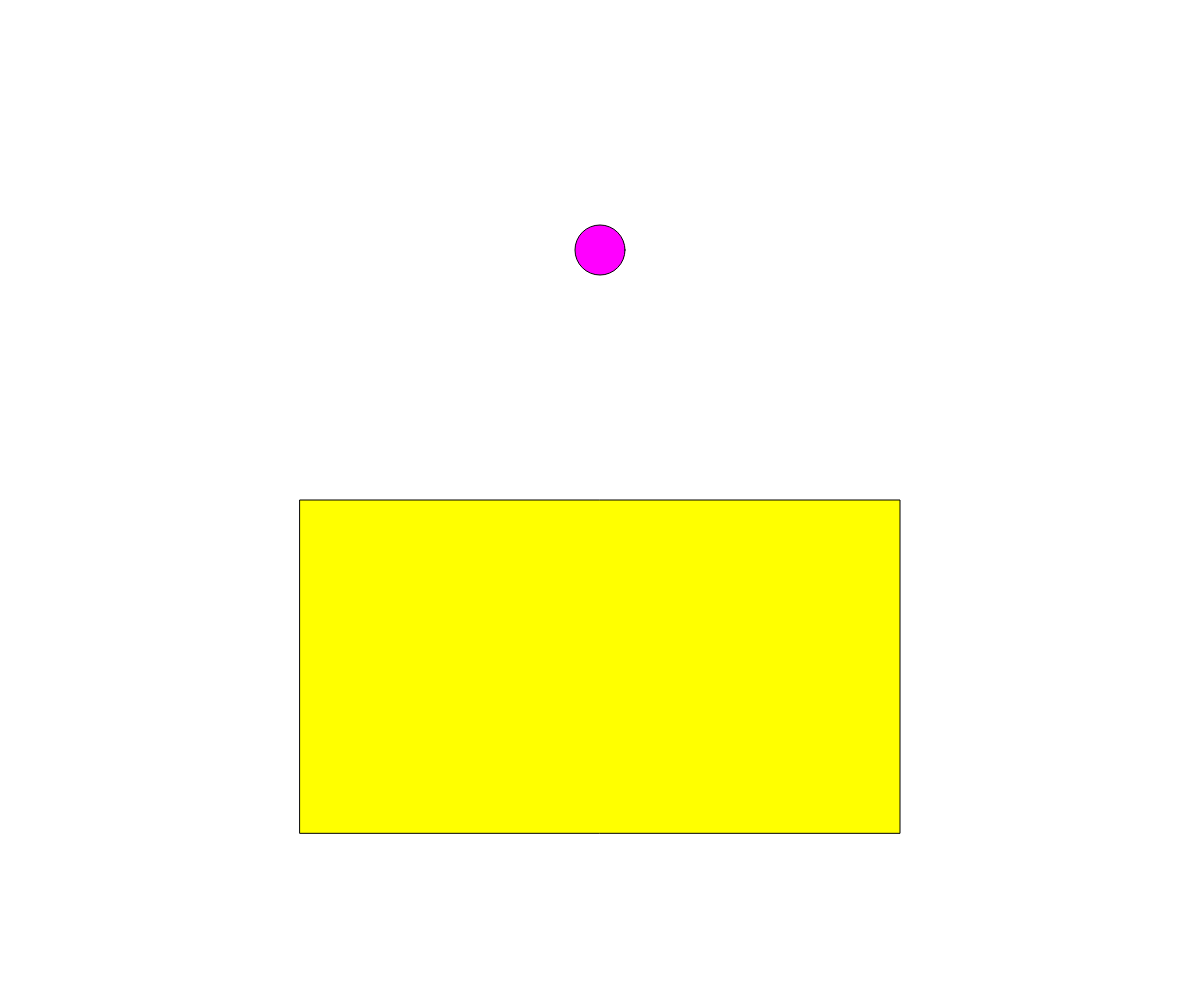
Frame 1 (no input)
Frame 60 (no input): identical to frame 1, image omitted
Frame 120 (the mouse pressed at the canvas centre since frame 60): identical to frame 1, image omitted

The p5.js sketch that drew this single still picture (run headless with seeded random() and noise() and a simulated clock; from frame 60 on, the mouse is pressed at the canvas centre):

// p5.js sketch
// ── sketch.js
// Project Title
// Your Name
// Date
//
// Extra for Experts:
// - describe what you did to take this project "above and beyond"

let buttonX;
let buttonY;
let buttonSize;
let rectX;
let rectY;
let rectW;
let rectH;
let r;
let g;
let b;

function setup() {
  createCanvas(windowWidth, windowHeight);
  buttonX = width/2;
  buttonY = height/4;
  buttonSize = 50;
  rectX = width/2;
  rectY = height/3*2;
  rectW = width/2;
  rectH = height/3;
  r = 255;
  g = 255;
  b = 0;
  ellipseMode(CENTER);
  rectMode(CENTER);
}

function draw() {
  background(255);
  fill(255,0,255);
  ellipse(buttonX,buttonY,buttonSize,buttonSize);
  if (mouseDistance(mouseX,buttonX,mouseY,buttonY)<=buttonSize/2) {
    if (b < 255) {
      b = b+15;
      g = g-15;
      fill(r,g,b);
    }
    fill(r,g,b);
  }
  else {
    if (b > 0) {
      g = g+15;
      b = b-15;
      fill(r,g,b);
    }
    fill(r,g,b);
  }
  rect(rectX,rectY,rectW,rectH);
}

function mouseDistance(x1,x2,y1,y2) {
  let a = abs(x1-x2);
  let b = abs(y1-y2);
  let c = sqrt(sq(a)+sq(b));
  return c;
}
